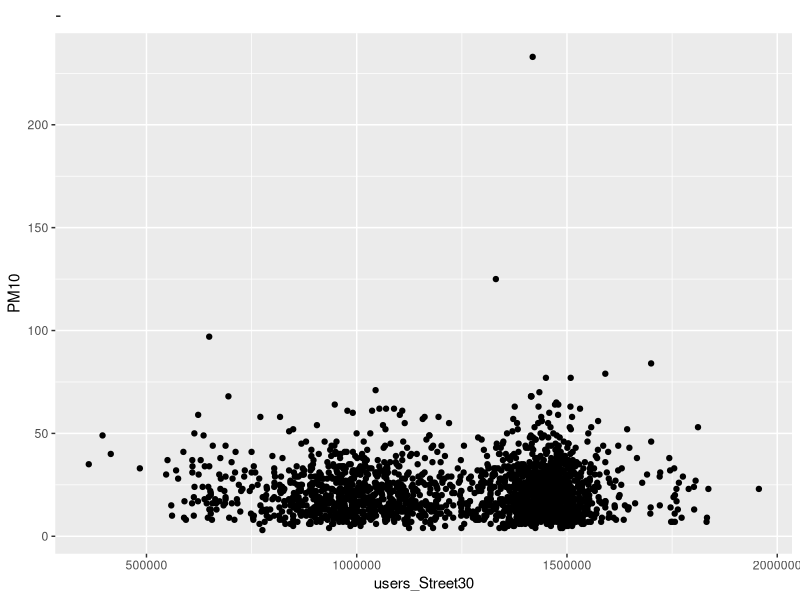

The R script that drew this image:
rm(list=ls())


library(tidyverse)
library(XML)
require(XML)
library(writexl)
library("readxl")


Total <- read_excel("Cleaned_Total.xlsx")

#plot of average travel time (2013-2018)
ggplot(data = Total) + 
  geom_point(mapping = aes(x=users_Street30, y=PM10))+
  # geom_smooth(mapping = aes(x= Date, y=AQI))+
       # ylim(0,500)+
  ggtitle("-")
